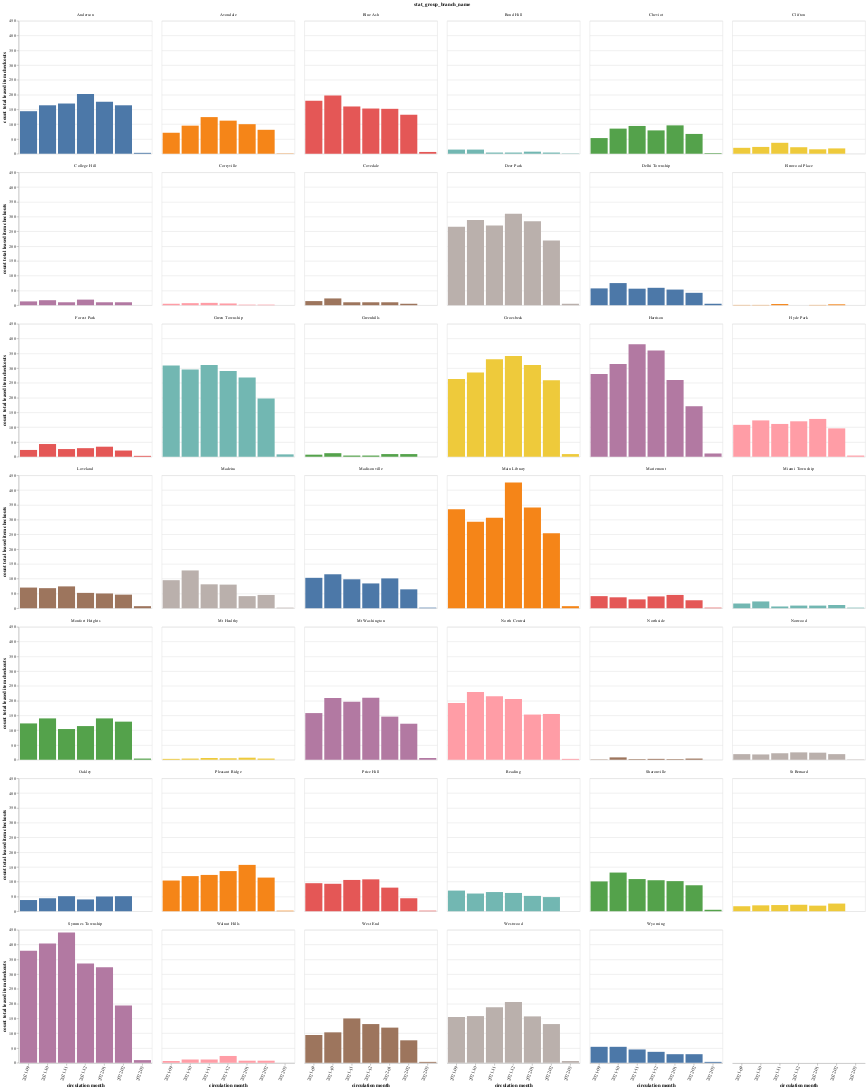

This figure's notebook cell:
### Markdown cell above
## Find Aggregated Check-out Circulations For Leased Items by Branch and Month 

(previous 180 days)

### Code cell
#@title
# color="#0090bd"
chart = alt.Chart(df).mark_bar().encode(
    # x='end_date:T',
    x=alt.X(
        'circ_month',
        axis=alt.Axis(title='circulation month', labelAngle=-70),
        # sort='-y'
    ),
    y=alt.Y(
        'count_checkouts:Q',
        title = 'count total leased item checkouts',
        # scale = alt.Scale(domain=[0,100]),
    ),
    color=alt.Color(
        'stat_group_branch_name',
        legend=None
    ),
    tooltip=['stat_group_branch_name', 'circ_month', 'count_checkouts']
).properties(
    title="",
    # .format(df.iloc[0]['branch_name']),
    width=300,
).facet(
    facet='stat_group_branch_name',
    columns=6
)

chart.display()

### Figure 1 — Vega-Lite specification as saved in the notebook (floating-point values rounded to 4 significant figures; data arrays with more than 128 entries replaced by an {"elided": "..."} marker saying what was removed)
{"config": {"view": {"continuousWidth": 400, "continuousHeight": 300}}, "data": {"name": "data-ea32566cd1417515eb0b0a6cfe255c11"}, "facet": {"field": "stat_group_branch_name", "type": "nominal"}, "spec": {"mark": "bar", "encoding": {"color": {"field": "stat_group_branch_name", "legend": null, "type": "nominal"}, "tooltip": [{"field": "stat_group_branch_name", "type": "nominal"}, {"field": "circ_month", "type": "nominal"}, {"field": "count_checkouts", "type": "quantitative"}], "x": {"axis": {"labelAngle": -70, "title": "circulation month"}, "field": "circ_month", "type": "nominal"}, "y": {"field": "count_checkouts", "title": "count total leased item checkouts", "type": "quantitative"}}, "title": "", "width": 300}, "columns": 6, "$schema": "https://vega.github.io/schema/vega-lite/v4.17.0.json", "datasets": {"data-ea32566cd1417515eb0b0a6cfe255c11": {"elided": "274 records"}}}
